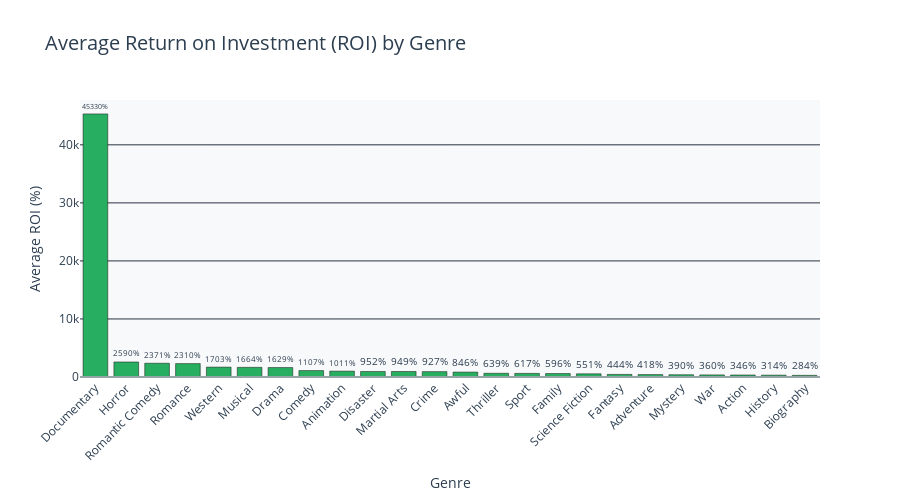

This figure's notebook cell:
### Code cell
# ROI Visualization
fig_roi = go.Figure()

# Color by ROI (positive = green, negative = red)
colors_roi = [PRODIVI_COLORS['success'] if roi > 0 else PRODIVI_COLORS['accent'] 
              for roi in roi_analysis['AvgROI'].to_list()]

fig_roi.add_trace(go.Bar(
    x=roi_analysis['Genre'].to_list(),
    y=roi_analysis['AvgROI'].to_list(),
    marker_color=colors_roi,
    text=[f"{r:.0f}%" for r in roi_analysis['AvgROI'].to_list()],
    textposition='outside',
    customdata=roi_analysis[['AvgBudget', 'AvgBoxOffice', 'FilmCount']].to_numpy(),
    hovertemplate='<b>%{x}</b><br>' +
                  'ROI: %{y:.1f}%<br>' +
                  'Avg Budget: $%{customdata[0]:,.0f}<br>' +
                  'Avg Box Office: $%{customdata[1]:,.0f}<br>' +
                  'Films: %{customdata[2]}<br>' +
                  '<extra></extra>'
))

fig_roi.add_hline(y=0, line_color=PRODIVI_COLORS['neutral'], line_width=2)

fig_roi.update_layout(
    title={
        'text': 'Average Return on Investment (ROI) by Genre',
        'font': {'size': 20, 'color': PRODIVI_COLORS['text']}
    },
    xaxis_title='Genre',
    yaxis_title='Average ROI (%)',
    xaxis_tickangle=-45,
    plot_bgcolor=PRODIVI_COLORS['background'],
    paper_bgcolor='white',
    font={'color': PRODIVI_COLORS['text']},
    height=500
)

fig_roi.show()

### Figure 1 — Plotly figure (JSON) as saved in the notebook; plotly's stock layout.template omitted (floating-point values rounded to 4 significant figures)
{"data": [{"customdata": [[65000.0, 29530000.0, 1.0], [32630000.0, 141100000.0, 20.0], [15370000.0, 170400000.0, 8.0], [30600000.0, 358700000.0, 14.0], [9585000.0, 57840000.0, 23.0], [10700000.0, 98510000.0, 20.0], [19000000.0, 120200000.0, 69.0], [25940000.0, 167300000.0, 101.0], [99290000.0, 536400000.0, 63.0], [55150000.0, 234500000.0, 8.0], [23210000.0, 126300000.0, 33.0], [20910000.0, 85490000.0, 38.0], [87000000.0, 737500000.0, 4.0], [53310000.0, 225600000.0, 86.0], [23930000.0, 144700000.0, 7.0], [63600000.0, 212800000.0, 5.0], [86160000.0, 383200000.0, 91.0], [111000000.0, 545700000.0, 34.0], [79250000.0, 341400000.0, 64.0], [96710000.0, 485100000.0, 7.0], [31870000.0, 89470000.0, 32.0], [95220000.0, 351500000.0, 114.0], [35330000.0, 121700000.0, 10.0], [48470000.0, 161900000.0, 17.0]], "hovertemplate": "<b>%{x}</b><br>ROI: %{y:.1f}%<br>Avg Budget: $%{customdata[0]:,.0f}<br>Avg Box Office: $%{customdata[1]:,.0f}<br>Films: %{customdata[2]}<br><extra></extra>", "marker": {"color": ["#27AE60", "#27AE60", "#27AE60", "#27AE60", "#27AE60", "#27AE60", "#27AE60", "#27AE60", "#27AE60", "#27AE60", "#27AE60", "#27AE60", "#27AE60", "#27AE60", "#27AE60", "#27AE60", "#27AE60", "#27AE60", "#27AE60", "#27AE60", "#27AE60", "#27AE60", "#27AE60", "#27AE60"]}, "text": ["45330%", "2590%", "2371%", "2310%", "1703%", "1664%", "1629%", "1107%", "1011%", "952%", "949%", "927%", "846%", "639%", "617%", "596%", "551%", "444%", "418%", "390%", "360%", "346%", "314%", "284%"], "textposition": "outside", "x": ["Documentary", "Horror", "Romantic Comedy", "Romance", "Western", "Musical", "Drama", "Comedy", "Animation", "Disaster", "Martial Arts", "Crime", "Awful", "Thriller", "Sport", "Family", "Science Fiction", "Fantasy", "Adventure", "Mystery", "War", "Action", "History", "Biography"], "y": [45330.0, 2590, 2371.0, 2310.0, 1703.0, 1664.0, 1629.0, 1107.0, 1011.0, 951.7, 949.2, 926.6, 846.4, 639.3, 617.3, 596, 551.1, 444.4, 418.2, 389.9, 360.1, 345.8, 314.5, 284.2], "type": "bar"}], "layout": {"shapes": [{"line": {"color": "#95A5A6", "width": 2}, "type": "line", "x0": 0, "x1": 1, "xref": "x domain", "y0": 0, "y1": 0, "yref": "y"}], "title": {"font": {"size": 20, "color": "#2C3E50"}, "text": "Average Return on Investment (ROI) by Genre"}, "xaxis": {"title": {"text": "Genre"}, "tickangle": -45}, "font": {"color": "#2C3E50"}, "yaxis": {"title": {"text": "Average ROI (%)"}}, "plot_bgcolor": "#F8F9FA", "paper_bgcolor": "white", "height": 500}}
